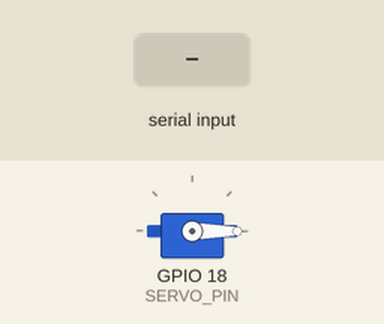
Simulated run of this sketch. Board: ESP32. Shown: servo. The inputs (shaded band) are chosen by the test bench. What the sketch prints to the serial monitor is not drawn.

Above: at 1.2 s.
1.3 s: "90,45\n" received over Serial
At 1.6 s:
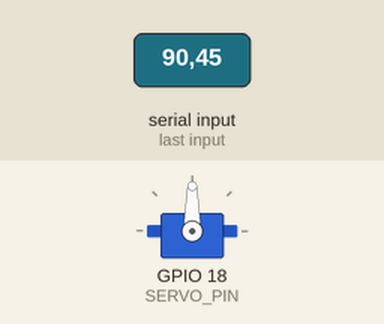
2.8 s: "30,150\n" received over Serial
At 3.8 s:
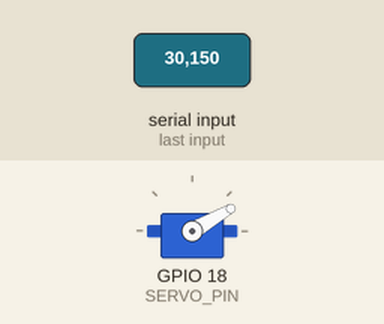
4.3 s: "90\n" received over Serial
At 4.8 s:
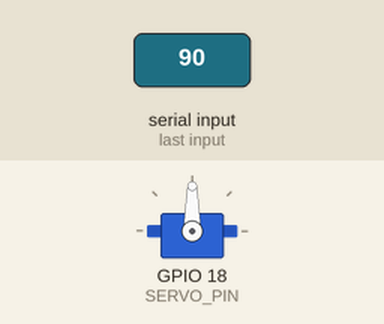
Timing chart, 0 to 7.3 s (numbered marks = the images above; inputs shaded):
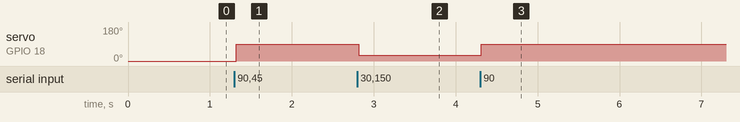

The sketch:

servo_test.ino
```cpp
/*
 * =============================================================================
 * CHƯƠNG TRÌNH KIỂM THỬ SERVO SG90 BẰNG SERIAL MONITOR (ESP32)
 * =============================================================================
 * - Nhập số góc từ 0 đến 180 vào Serial Monitor để xoay Servo.
 * - Sử dụng chân GPIO 18 (hoặc thay đổi SERVO_PIN theo ý bạn).
 * - Sử dụng thư viện ESP32Servo.
 */

#include <ESP32Servo.h>

#define SERVO_PIN 18  // Chân GPIO kết nối dây tín hiệu Servo (Chân màu Cam/Vàng)

Servo testServo;

void setup() {
  Serial.begin(115200);
  while (!Serial); // Chờ cổng Serial sẵn sàng

  // Cấp phát Timer cho ESP32Servo (Tránh xung đột phần cứng trên ESP32)
  ESP32PWM::allocateTimer(0);
  ESP32PWM::allocateTimer(1);
  ESP32PWM::allocateTimer(2);
  ESP32PWM::allocateTimer(3);

  // Cấu hình tần số tiêu chuẩn cho Servo SG90 (50Hz)
  testServo.setPeriodHertz(50);

  // Attach chân với xung min=500us, max=2400us (Độ rộng xung tiêu chuẩn của SG90)
  testServo.attach(SERVO_PIN, 500, 2400);

  // Đặt góc ban đầu về 0 độ
  testServo.write(0);

  Serial.println("\n==================================================");
  Serial.println("=== CHƯƠNG TRÌNH KIỂM THỬ SERVO SG90 BẰNG SERIAL ===");
  Serial.println("==================================================");
  Serial.println("Cách dùng:");
  Serial.println(" - Nhập góc độ từ 0 đến 180 (ví dụ: 0, 45, 90, 180) rồi nhấn Enter.");
  Serial.println(" - Hãy chắc chắn rằng bạn chọn 'Newline' hoặc 'Both NL & CR' và Baudrate là 115200.");
  Serial.println("==================================================\n");
}

void loop() {
  // Kiểm tra khi có ký tự nhập từ Serial Monitor
  if (Serial.available() > 0) {
    // Đọc số nguyên từ chuỗi nhập vào
    int angle = Serial.parseInt();

    // Đọc và bỏ các ký tự xuống dòng dư thừa ('\n', '\r')
    while (Serial.available() > 0) {
      Serial.read();
    }

    // Kiểm tra góc độ có hợp lệ (0 - 180) không
    if (angle >= 0 && angle <= 180) {
      Serial.print("-> Đang xoay Servo sang góc: ");
      Serial.print(angle);
      Serial.println("°...");

      testServo.write(angle);

      Serial.println("-> Hoàn thành! Nhập góc độ tiếp theo (0 - 180):");
      Serial.println("--------------------------------------------------");
    } else {
      Serial.print("-> CẢNH BÁO: Góc '");
      Serial.print(angle);
      Serial.println("' không hợp lệ! Vui lòng chỉ nhập số từ 0 đến 180.");
    }
  }

  delay(20); // Tránh chiếm dụng CPU
}
```

Measured:
- after the input at 1.3 s, servo on GPIO 18 (SERVO_PIN): 0° → 90° at once
- after the input at 2.8 s, servo on GPIO 18 (SERVO_PIN): 90° → 30° at once
- after the input at 4.3 s, servo on GPIO 18 (SERVO_PIN): 30° → 90° at once
